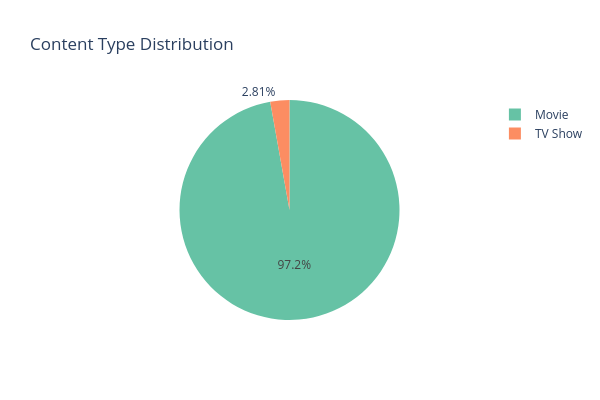

The code cell stored with this chart in its notebook:
### Code cell
# 1. Type Distribution - PIE CHART
type_counts = df['type'].value_counts().reset_index()
type_counts.columns = ['Type', 'Count']
fig1 = px.pie(type_counts, names='Type', values='Count', title='Content Type Distribution',
              color_discrete_sequence=px.colors.qualitative.Set2, width=600, height=400)
fig1.show()

### Figure 1 — Plotly figure (JSON) as saved in the notebook; plotly's stock layout.template omitted (floating-point values rounded to 4 significant figures)
{"data": [{"domain": {"x": [0, 1], "y": [0, 1]}, "hovertemplate": "Type=%{label}<br>Count=%{value}<extra></extra>", "labels": ["Movie", "TV Show"], "legendgroup": "", "name": "", "showlegend": true, "type": "pie", "values": [4673, 135]}], "layout": {"height": 400, "legend": {"tracegroupgap": 0}, "piecolorway": ["rgb(102,194,165)", "rgb(252,141,98)", "rgb(141,160,203)", "rgb(231,138,195)", "rgb(166,216,84)", "rgb(255,217,47)", "rgb(229,196,148)", "rgb(179,179,179)"], "title": {"text": "Content Type Distribution"}, "width": 600}}
